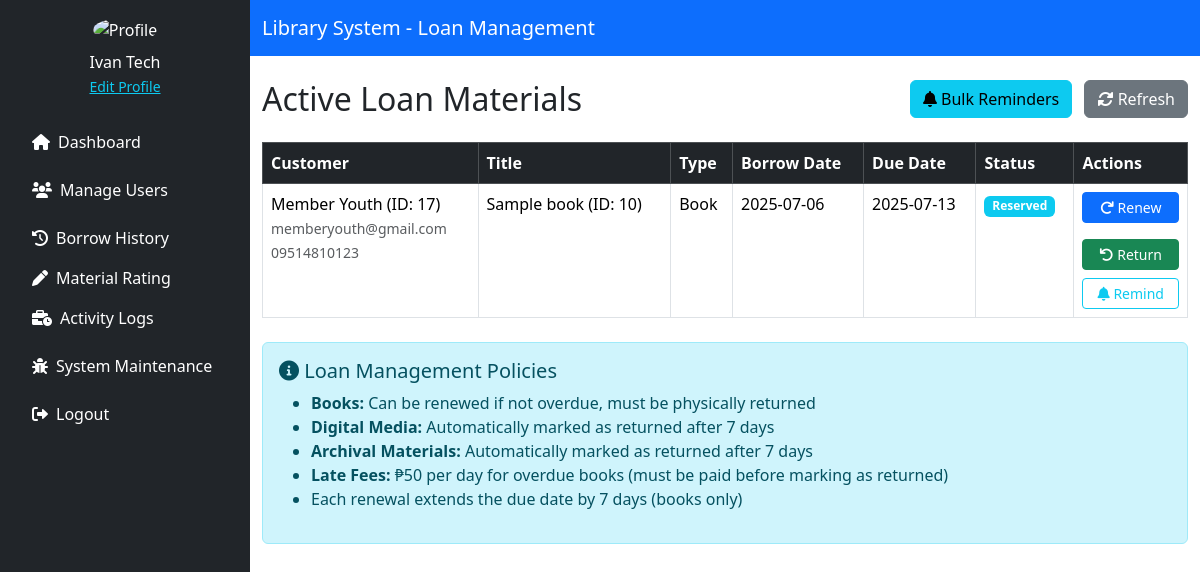
The app's page /source/employee/borrowed_materials.php (signed in) with its own data.
### tables this page shows
CREATE TABLE `material_transactions` (
  `transaction_id` int(11) NOT NULL,
  `material_type` enum('book','digital','research') NOT NULL,
  `material_id` int(11) NOT NULL,
  `customer_id` int(11) NOT NULL,
  `action` enum('Reserve','Borrow','Return','Request Access','Approve Access','Grant Access') NOT NULL,
  `status` enum('Reserved','Borrowed','Returned','Cancelled','Overdue') DEFAULT 'Reserved',
  `action_date` datetime DEFAULT current_timestamp(),
  `due_date` datetime DEFAULT NULL,
  `return_date` datetime DEFAULT NULL,
  `late_fee` decimal(10,2) DEFAULT 0.00
);

CREATE TABLE `customer` (
  `customer_id` int(11) NOT NULL,
  `first_name` varchar(255) NOT NULL,
  `middle_name` varchar(255) DEFAULT NULL,
  `last_name` varchar(255) NOT NULL,
  `purok` varchar(255) DEFAULT NULL,
  `street` varchar(255) DEFAULT NULL,
  `barangay` varchar(255) NOT NULL,
  `city` varchar(255) NOT NULL,
  `postal_code` varchar(255) DEFAULT NULL,
  `phone_num` varchar(225) NOT NULL,
  `birthdate` date NOT NULL,
  `email` varchar(255) NOT NULL,
  `password` varchar(255) NOT NULL,
  `role_id` int(11) NOT NULL,
  `status` enum('Active','Inactive') NOT NULL DEFAULT 'Active'
);

CREATE TABLE `material_books` (
  `id` int(11) NOT NULL,
  `title` varchar(255) NOT NULL,
  `author` varchar(255) NOT NULL,
  `isbn` varchar(20) DEFAULT NULL,
  `publisher` varchar(255) DEFAULT NULL,
  `year_published` year(4) DEFAULT NULL,
  `quantity` int(11) DEFAULT 1,
  `available` int(11) DEFAULT 1,
  `status` enum('Available','Archived') DEFAULT 'Available',
  `genre` varchar(255) DEFAULT NULL,
  `average_rating` decimal(3,1) DEFAULT 0.0,
  `review_count` int(11) DEFAULT 0
);

### source/employee/borrowed_materials.php (the view, shortened to what this page needs)
<?php
include '../../config/db_conn.php';
function getActiveLoans($pdo) {
    $stmt = $pdo->prepare("
        SELECT t.transaction_id AS loan_id,
               CONCAT(c.first_name, ' ', COALESCE(c.middle_name, ''), ' ', c.last_name) AS customer_name,
               c.customer_id,
               b.title AS book_title,
               b.id AS book_id,
               t.action_date AS borrow_date,
               t.due_date AS current_due_date,
               t.due_date AS original_due_date,
               0 AS renewal_count,
               c.email,
               c.phone_num AS phone,
               t.status,
               t.late_fee,
               'book' AS material_type
        FROM material_transactions t
        JOIN customer c ON t.customer_id = c.customer_id
        JOIN material_books b ON t.material_id = b.id
        WHERE t.material_type = 'book'
          AND t.action IN ('Borrow', 'Grant Access')
          AND t.status IN ('Reserved', 'Borrowed', 'Overdue')
    ");
    $stmt->execute();
    $bookLoans = $stmt->fetchAll(PDO::FETCH_ASSOC);
    $stmt = $pdo->prepare("
        SELECT t.transaction_id AS loan_id,
               CONCAT(c.first_name, ' ', COALESCE(c.middle_name, ''), ' ', c.last_name) AS customer_name,
               c.customer_id,
               d.title AS book_title,
               d.id AS book_id,
               t.action_date AS borrow_date,
               t.due_date AS current_due_date,
               t.due_date AS original_due_date,
               0 AS renewal_count,
               c.email,
               c.phone_num AS phone,
               t.status,
               t.late_fee,
               'digital' AS material_type
        FROM material_transactions t
        JOIN customer c ON t.customer_id = c.customer_id
        JOIN material_digital_media d ON t.material_id = d.id
        WHERE t.material_type = 'digital'
          AND t.action IN ('Borrow', 'Grant Access')
          AND t.status IN ('Reserved', 'Borrowed', 'Overdue')
    ");
    $stmt->execute();
    $digitalLoans = $stmt->fetchAll(PDO::FETCH_ASSOC);
    $stmt = $pdo->prepare("
        SELECT t.transaction_id AS loan_id,
               CONCAT(c.first_name, ' ', COALESCE(c.middle_name, ''), ' ', c.last_name) AS customer_name,
               c.customer_id,
               r.title AS book_title,
               r.id AS book_id,
               t.action_date AS borrow_date,
               t.due_date AS current_due_date,
               t.due_date AS original_due_date,
               0 AS renewal_count,
               c.email,
               c.phone_num AS phone,
               t.status,
               t.late_fee,
               'research' AS material_type
        FROM material_transactions t
        JOIN customer c ON t.customer_id = c.customer_id
        JOIN material_research r ON t.material_id = r.id
        WHERE t.material_type = 'research'
          AND t.action IN ('Borrow', 'Grant Access')
          AND t.status IN ('Reserved', 'Borrowed', 'Overdue')
    ");
    $stmt->execute();
    $researchLoans = $stmt->fetchAll(PDO::FETCH_ASSOC);
    $allLoans = array_merge($bookLoans, $digitalLoans, $researchLoans);
    foreach ($allLoans as &$loan) {
        $loan['is_overdue'] = strtotime($loan['current_due_date']) < time();
        $loan['is_renewable'] = !$loan['is_overdue'] && $loan['material_type'] === 'book';
        $loan['is_returnable'] = $loan['material_type'] === 'book';
        $loan['borrow_date'] = date('Y-m-d', strtotime($loan['borrow_date']));
        $loan['current_due_date'] = date('Y-m-d', strtotime($loan['current_due_date']));
        $loan['original_due_date'] = date('Y-m-d', strtotime($loan['original_due_date']));
    }
    return $allLoans;
}
$activeLoans = getActiveLoans($pdo);
?>
<!DOCTYPE html>
<html lang="en">
<head>
    <link href="https://cdn.jsdelivr.net/npm/bootstrap@5.3.3/dist/css/bootstrap.min.css" rel="stylesheet">
    <link href="https://cdnjs.cloudflare.com/ajax/libs/font-awesome/6.0.0/css/all.min.css" rel="stylesheet">
</head>
<body>
<div class="d-flex">
    <?php include './includes/sidebar.php'; ?>
    <div class="flex-grow-1">
        <nav class="navbar navbar-expand-lg navbar-dark bg-primary">
            <div class="container">
                <a class="navbar-brand" href="#">Library System - Loan Management</a>
            </div>
        </nav>
        <div class="container mt-4">
            <div class="d-flex justify-content-between mb-3">
                <h2>Active Loan Materials</h2>
                <div>
                    <button class="btn btn-info me-2" data-bs-toggle="modal" data-bs-target="#bulkReminderModal">
                        <i class="fas fa-bell"></i> Bulk Reminders
                    </button>
                    <button class="btn btn-secondary" onclick="window.location.reload()">
                        <i class="fas fa-sync-alt"></i> Refresh
                    </button>
                </div>
            </div>
            <table class="table table-bordered">
                <thead class="table-dark">
                    <tr>
                        <th>Customer</th>
                        <th>Title</th>
                        <th>Type</th>
                        <th>Borrow Date</th>
                        <th>Due Date</th>
                        <th>Status</th>
                        <th>Actions</th>
                    </tr>
                </thead>
                <tbody>
                    <?php foreach ($activeLoans as $loan):
                        $dueInDays = floor((strtotime($loan['current_due_date']) - time()) / (60 * 60 * 24));
                        $isDueSoon = $dueInDays <= 3 && $dueInDays >= 0;
                    ?>
                        <tr class="<?= $loan['is_overdue'] ? 'overdue' : ($loan['status'] === 'Returned' ? 'returned' : ($loan['renewal_count'] > 0 ? 'renewed' : ($isDueSoon ? 'due-soon' : 'renewable'))) ?>">
                            <td>
                                <?= htmlspecialchars($loan['customer_name']) ?> (ID: <?= $loan['customer_id'] ?>)<br>
                                <small class="text-muted"><?= htmlspecialchars($loan['email']) ?><br><?= htmlspecialchars($loan['phone']) ?></small>
                            </td>
                            <td><?= htmlspecialchars($loan['book_title']) ?> (ID: <?= $loan['book_id'] ?>)</td>
                            <td><?= $loan['material_type_display'] ?></td>
                            <td><?= $loan['borrow_date'] ?></td>
                            <td>
                                <?= $loan['current_due_date'] ?>
                            </td>
                            <td>
                                <?php if ($loan['status'] === 'Returned'): ?>
                                    <span class="badge bg-secondary">Returned</span>
                                    <?php if ($loan['late_fee'] > 0): ?>
                                        <br><small class="text-danger">Late fee: ₱<?= $loan['late_fee'] ?></small>
                                    <?php endif; ?>
                                <?php elseif ($loan['status'] === 'Reserved'): ?>
                                    <span class="badge bg-info">Reserved</span>
                                <?php else: ?>
                                    <span class="badge bg-success">Borrowed</span>
                                <?php endif; ?>
                            </td>
                            <td>
                                <div class="d-flex flex-column gap-2">
                                    <?php if ($loan['status'] !== 'Returned'): ?>
                                        <?php if ($loan['is_renewable']): ?>
                                            <form method="POST" class="mb-2">
                                                <button type="submit" class="btn btn-primary btn-sm w-100" onclick="return confirm('Renew this loan for another 7 days?')">
                                                    <i class="fas fa-redo"></i> Renew
                                                </button>
                                            </form>
                                        <?php else: ?>
                                            <button class="btn btn-secondary btn-sm w-100" disabled title="<?= $loan['is_overdue'] ? 'Cannot renew overdue items' : ($loan['material_type'] !== 'book' ? 'Only books can be renewed' : 'Not renewable') ?>">
                                                <i class="fas fa-ban"></i> Can't Renew
                                            </button>
                                        <?php endif; ?>
                                        <?php if ($loan['is_returnable']): ?>
                                            <?php if ($loan['is_overdue'] && $loan['status'] === 'Overdue'): ?>
                                                <button class="btn btn-warning btn-sm w-100" data-bs-toggle="modal" data-bs-target="#paymentModal"
                                                    data-loan-id="<?= $loan['loan_id'] ?>"
                                                    data-late-fee="<?= $loan['late_fee'] ?>"
                                                    data-book-title="<?= htmlspecialchars($loan['book_title']) ?>">
                                                    <i class="fas fa-money-bill-wave"></i> Pay Fee
                                                </button>
                                            <?php else: ?>
                                                <form method="POST">
                                                    <button type="submit" class="btn btn-success btn-sm w-100" onclick="return confirm('Mark this material as returned?')">
                                                        <i class="fas fa-undo"></i> Return
                                                    </button>
                                                </form>
                                            <?php endif; ?>
                                        <?php else: ?>
                                            <button class="btn btn-secondary btn-sm w-100" disabled title="This material type will automatically be marked as returned when due">
                                                <i class="fas fa-check"></i> Auto-return
                                            </button>
                                        <?php endif; ?>
                                        <div class="btn-group w-100" role="group">
                                            <button class="btn btn-outline-info btn-sm" data-bs-toggle="modal" data-bs-target="#reminderModal"
                                                data-loan-id="<?= $loan['loan_id'] ?>"
                                                data-book-title="<?= htmlspecialchars($loan['book_title']) ?>"
                                                data-due-date="<?= $loan['current_due_date'] ?>"
                                                data-customer-email="<?= htmlspecialchars($loan['email']) ?>"
                                                data-customer-phone="<?= htmlspecialchars($loan['phone']) ?>">
                                                <i class="fas fa-bell"></i> Remind
                                            </button>
                                        </div>
                                    <?php else: ?>
                                        <button class="btn btn-secondary btn-sm w-100" disabled>
                                            <i class="fas fa-check"></i> Returned
                                        </button>
                                    <?php endif; ?>
                                </div>
                            </td>
                        </tr>
                    <?php endforeach; ?>
                </tbody>
            </table>
            <div class="alert alert-info mt-4">
                <h5><i class="fas fa-info-circle"></i> Loan Management Policies</h5>
                <ul>
                    <li><strong>Books:</strong> Can be renewed if not overdue, must be physically returned</li>
                    <li><strong>Digital Media:</strong> Automatically marked as returned after 7 days</li>
                    <li><strong>Archival Materials:</strong> Automatically marked as returned after 7 days</li>
                    <li><strong>Late Fees:</strong> ₱50 per day for overdue books (must be paid before marking as returned)</li>
                    <li>Each renewal extends the due date by 7 days (books only)</li>
                </ul>
            </div>
        </div>
    </div>
</div>
</body>
</html>

### source/employee/borrowed_materials.php (style rules this page uses)
.renewable { background-color: #ddffdd; }

### records on screen
material_transactions: customer_name "Member Youth", customer.customer_id "17", customer.email "memberyouth@gmail.com", customer.phone_num "09514810123", material_books.title "Sample book", material_books.id "10", material_type_display "Book", borrow_date "2025-07-06", current_due_date "2025-07-13", status "Reserved"

### other values on screen
$_SESSION['user_name'] "Ivan Tech"
